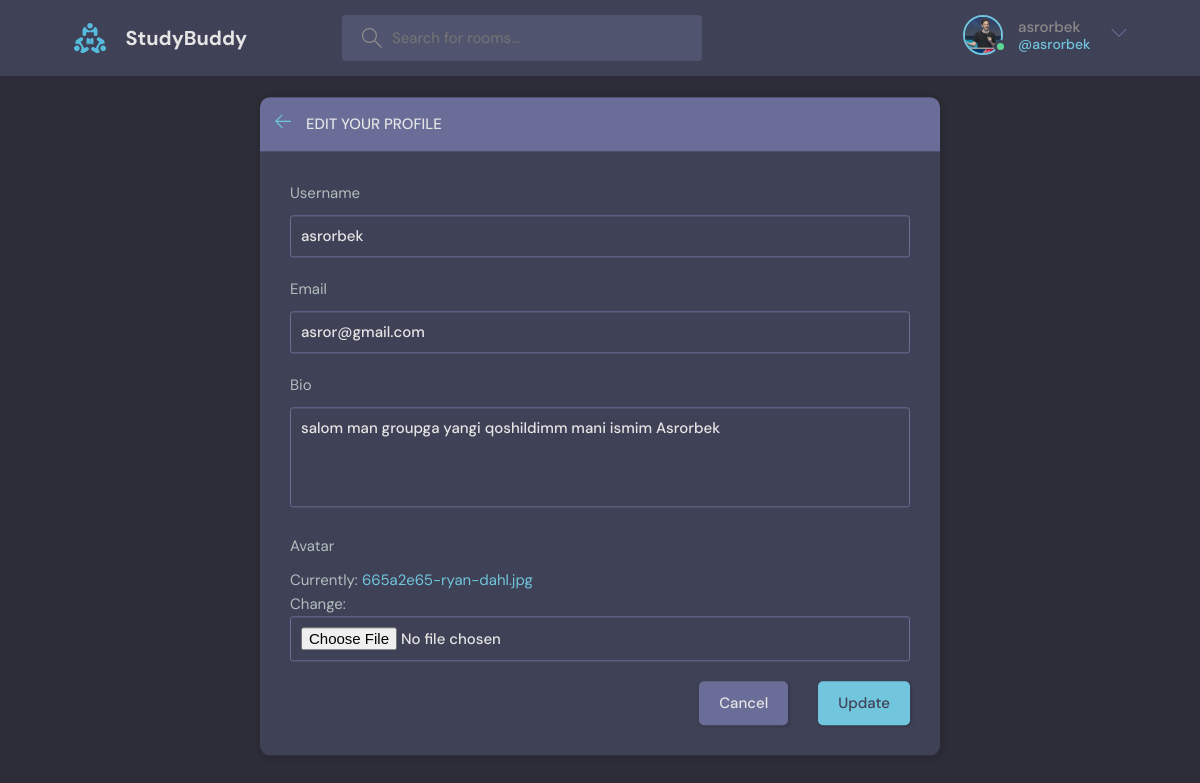
Screenshot of /user-update (signed in) with the database file from the repository.
### base/models.py (models this page shows)
class User(AbstractUser):
  name = models.CharField(max_length=200, null=True)
  email = models.EmailField(unique=True, null=True)
  bio = models.TextField(null=True)
  avatar = models.ImageField(null=True, default="avatar.svg")
  USERNAME_FIELD = 'email'
  REQUIRED_FIELDS = []

### base/views.py (the view)
# urls.py: path('user-update', views.updateUser, name='user-update'),
@login_required(login_url='login')
def updateUser(request):
  user = request.user
  form = UserUpdateForm(instance=user)
  if request.method == "POST":
    form = UserUpdateForm(request.POST, request.FILES, instance=user)
    if form.is_valid():
      form.save()
      return redirect('user-profile', pk=user.id)
  context = {'form': form}
  return render(request, 'update-user.html', context)

### base/forms.py
class UserUpdateForm(ModelForm):
  class Meta:
    model = User
    fields = ['username', 'email','bio', 'avatar', 'email']

### templates/update-user.html (shortened to what this page needs)
{% extends 'main.html' %}
{% block content %}
  <main class="update-account layout">
    <div class="container">
      <div class="layout__box">
        <div class="layout__boxHeader">
          <div class="layout__boxTitle">
            <a href="{{request.META.HTTP_REFERER}}">
              <svg version="1.1" xmlns="http://www.w3.org/2000/svg" width="32" height="32"
                   viewBox="0 0 32 32">
                <title>arrow-left</title>
                <path
                  d="M13.723 2.286l-13.723 13.714 13.719 13.714 1.616-1.611-10.96-10.96h27.625v-2.286h-27.625l10.965-10.965-1.616-1.607z">
                </path>
              </svg>
            </a>
            <h3>Edit your profile</h3>
          </div>
        </div>
        <div class="layout__body">
          <form class="form" action="" method="post" enctype="multipart/form-data">
            {% for field in form %}
              <div class="form__group">
                <label for="email">{{ field.label }}</label>
                {{ field }}
              </div>
            {% endfor %}
            <div class="form__action">
              <a class="btn btn--dark" href="{% url 'home' %}">Cancel</a>
              <button class="btn btn--main" type="submit">Update</button>
            </div>
          </form>
        </div>
      </div>
    </div>
  </main>
{% endblock content %}

### templates/navbar.html (shortened to what this page needs)
{% load static %}
<header class="header header--loggedIn">
  <div class="container">
    <a href="{% url 'home' %}" class="header__logo">
      <img src="{% static 'images/logo.svg' %}"/>
      <h1>StudyBuddy</h1>
    </a>
    <form class="header__search" method="get" action="{% url 'home' %}">
      <label>
        <input placeholder="Search for rooms..." name="q" type="text"/>
      </label>
    </form>
    <nav class="header__menu">
      {% if request.user.is_authenticated %}
        <div class="header__user">
          <a href="{% url 'user-profile' request.user.id %}">
            <div class="avatar avatar--medium active">
              <img src="/static/images/{{ request.user.avatar.url }}"/>
            </div>
            <p>{{ request.user.username }}<span>@{{ request.user.username }}</span></p>
          </a>
          <button class="dropdown-button">
            <svg version="1.1" xmlns="http://www.w3.org/2000/svg" width="32" height="32" viewBox="0 0 32 32">
              <title>chevron-down</title>
              <path d="M16 21l-13-13h-3l16 16 16-16h-3l-13 13z"></path>
            </svg>
          </button>
        </div>
      {% endif %}
    </nav>
  </div>
</header>

### rows the page displays
User: user.avatar (picture), user.username "asrorbek", form "asrorbek" "asror@gmail.com" "salom man groupga yangi qoshildimm mani ismim Asrorbek"

### other values shown
{{ field.label }} "Username" "Email" "Bio" "Avatar"
